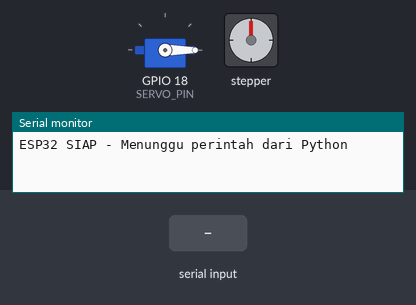
This sketch was run on a simulated ESP32. On the bench: servo, stepper motor, the last lines printed to the serial monitor. Inputs (shaded band) come from the test bench. Stepper angles assume 2048 steps per turn.

Above: at 1.2 s.
1.3 s: "plastik\n" received over Serial
At 2.24 s:
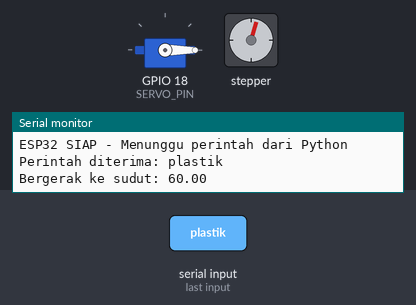
At 4.6 s:
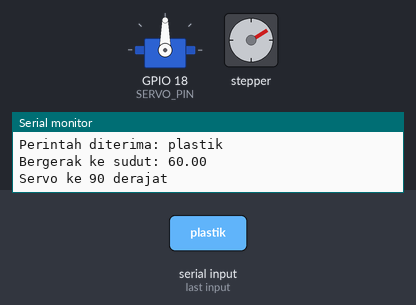
Timing chart, 0 to 9.0 s (numbered marks = the images above; inputs shaded):
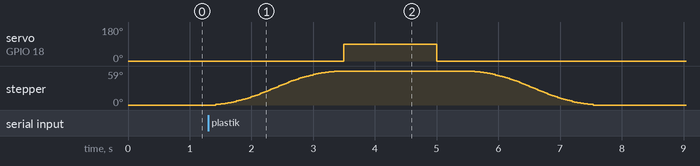

Measured:
- after the input at 1.3 s, servo on GPIO 18 (SERVO_PIN): 0° → 90° after 2.2 s, → 0° 1.5 s later; stepper: turns 59° clockwise in 1.9 s, then 59° counter-clockwise in 1.9 s

The sketch:

penggerak.ino
```cpp
#include <AccelStepper.h>
#include <ESP32Servo.h>

#define IN1 26
#define IN2 33
#define IN3 25
#define IN4 32
#define SERVO_PIN 18

AccelStepper stepper(AccelStepper::FULL4WIRE, IN1, IN3, IN2, IN4);
Servo myservo;

const float STEPS_PER_REV = 2048.0;

int state = 0;
unsigned long timer = 0;
float targetAngle = 0;

void setup() {
  stepper.setMaxSpeed(1000.0);
  stepper.setAcceleration(300.0);

  myservo.setPeriodHertz(50);
  myservo.attach(SERVO_PIN, 500, 2400);
  myservo.write(0);

  Serial.begin(115200);
  Serial.println("ESP32 SIAP - Menunggu perintah dari Python");
}

void loop() {
  // TERIMA PERINTAH DARI PYTHON
  if (state == 0 && Serial.available() > 0) {
    String command = Serial.readStringUntil('\n');
    command.trim();

    Serial.print("Perintah diterima: ");
    Serial.println(command);

    // PARSING PERINTAH: "plastik", "logam", atau "carton"
    if (command == "plastik") {
      targetAngle = 60.0;
      state = 1;
    }
    else if (command == "logam") {
      targetAngle = 180.0;
      state = 1;
    }
    else if (command == "carton") {
      targetAngle = 300.0;
      state = 1;
    }

    if (state == 1) {
      stepper.moveTo((targetAngle / 360.0) * STEPS_PER_REV);
      Serial.print("Bergerak ke sudut: ");
      Serial.println(targetAngle);
    }
  }

  // STATE 1: STEPPER BERGERAK
  if (state == 1) {
    stepper.run();
    if (stepper.distanceToGo() == 0) {
      myservo.write(90);
      timer = millis();
      state = 2;
      Serial.println("Servo ke 90 derajat");
    }
  }
  // STATE 2: TUNGGU 1.5 DETIK
  else if (state == 2) {
    if (millis() - timer >= 1500) {
      myservo.write(0);
      delay(500);
      stepper.moveTo(0);
      state = 3;
      Serial.println("Servo kembali ke 0, Stepper reset");
    }
  }
  // STATE 3: STEPPER KEMBALI KE 0
  else if (state == 3) {
    stepper.run();
    if (stepper.distanceToGo() == 0) {
      state = 0;
      Serial.println("Sequence selesai - Siap perintah berikutnya");
    }
  }
}
```
